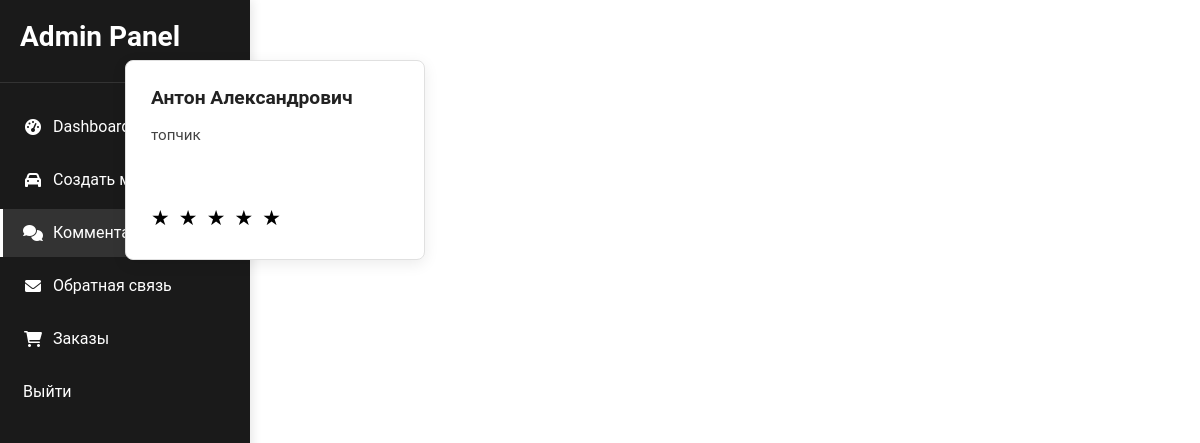
Before: /admin/comments with the older database file.
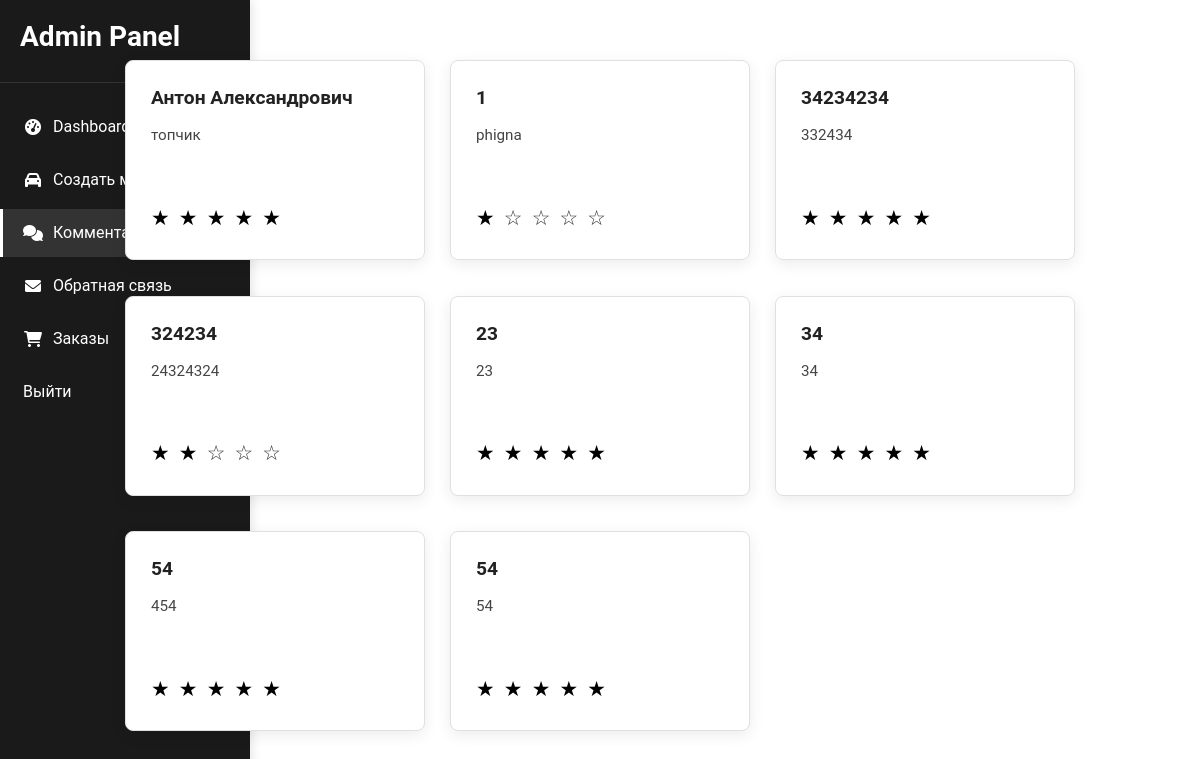
After: the same page with the newer database file.
### tables this page shows
CREATE TABLE reviews (
            id INTEGER PRIMARY KEY AUTOINCREMENT,
            name TEXT NOT NULL,
            comment TEXT NOT NULL,
            rating INTEGER NOT NULL CHECK (rating BETWEEN 1 AND 5),
            status TEXT DEFAULT 'pending' CHECK (status IN ('pending', 'approved', 'rejected')),
            created_at TIMESTAMP DEFAULT CURRENT_TIMESTAMP
        );

### app.py (the view)
@app.route('/admin/comments')
def admin_comments():
    conn = sqlite3.connect('Base/database.db')
    cursor = conn.cursor()
    cursor.execute("SELECT name, comment, rating FROM reviews")
    reviews = cursor.fetchall()
    conn.close()
    return render_template('admin_comments.html', reviews=reviews)

### templates/admin_comments.html (shortened to what this page needs)
{% extends "admin_pattern.html" %}
{% block content %}
<div class="reviews-container">
    {% for review in reviews %}
    <div class="review-card scroll-animate animate-from-bottom">
        <div>
            <h4>{{ review[0] }}</h4>
            <p>{{ review[1] }}</p>
        </div>
        <div class="stars">
            {% for i in range(5) %}
                {% if i < review[2] %}
                    <span class="filled">★</span>
                {% else %}
                    <span>☆</span>
                {% endif %}
            {% endfor %}
        </div>
    </div>
    {% endfor %}
</div>
{% endblock %}

### templates/admin_pattern.html (shortened to what this page needs)
<!DOCTYPE html>
<html lang="en">
<head>
    <link href="https://stackpath.bootstrapcdn.com/bootstrap/4.5.2/css/bootstrap.min.css" rel="stylesheet">
    <link rel="stylesheet" href="https://cdnjs.cloudflare.com/ajax/libs/font-awesome/6.0.0-beta3/css/all.min.css">
</head>
<body>
    <div class="admin-container">
        <div class="sidebar">
            <div class="sidebar-header">
                <h3>Admin Panel</h3>
            </div>
            <ul class="nav-menu">
                <li class="nav-item">
                    <a href="/admin" class="nav-link {% if request.path == '/admin' %}active{% endif %}">
                        <i class="fas fa-tachometer-alt"></i>
                        Dashboard
                    </a>
                </li>
                <li class="nav-item">
                    <a href="/admin/add" class="nav-link {% if request.path == '/admin/add' %}active{% endif %}">
                        <i class="fas fa-car"></i>
                        Создать машину
                    </a>
                </li>
                <li class="nav-item">
                    <a href="/admin/comments" class="nav-link {% if request.path == '/admin/comments' %}active{% endif %}">
                        <i class="fas fa-comments"></i>
                        Комментарии
                    </a>
                </li>
                <li class="nav-item">
                    <a href="/admin/contact" class="nav-link {% if request.path == '/admin/contact' %}active{% endif %}">
                        <i class="fas fa-envelope"></i>
                        Обратная связь
                    </a>
                </li>
                <li class="nav-item">
                    <a href="/admin/orders" class="nav-link {% if request.path == '/admin/orders' %}active{% endif %}">
                        <i class="fas fa-shopping-cart"></i>
                        Заказы
                    </a>
                </li>
                <li class="nav-item">
                    <a href="/" class="nav-link">
                        Выйти
                    </a>
                </li>
            </ul>
        </div>
    {% block content %}{% endblock %}
    </div>
</body>
</html>

### templates/admin_pattern.html (style rules this page uses)
body { margin: 0; padding: 0; font-family: 'Roboto', sans-serif; background-color: #ffffff; color: #1a1a1a; }
.admin-container { display: flex; min-height: 100vh; }
.sidebar { width: 250px; background-color: #1a1a1a; color: white; padding: 20px 0; height: 100vh; position: fixed; box-shadow: 2px 0 10px rgba(0, 0, 0, 0.1); }
.sidebar-header { padding: 0 20px 20px; border-bottom: 1px solid #333; margin-bottom: 20px; }
.sidebar-header h3 { color: white; font-weight: bold; }
.nav-menu { list-style: none; padding: 0; margin: 0; }
.nav-item { margin-bottom: 5px; }
.nav-link { display: flex; align-items: center; padding: 12px 20px; color: white; text-decoration: none; transition: all 0.3s; border-left: 3px solid transparent; }
.nav-link:hover, .nav-link.active { background-color: #333; border-left: 3px solid white; }
.nav-link i { margin-right: 10px; width: 20px; text-align: center; }

### templates/admin_comments.html (style rules this page uses)
.reviews-container { display: grid; grid-template-columns: repeat(auto-fill, minmax(300px, 1fr)); gap: 25px; max-width: 1200px; margin: 5% auto; padding: 0 20px; }
.review-card { background: #fff; border-radius: 8px; padding: 25px; box-shadow: 0 4px 15px rgba(0, 0, 0, 0.08); transition: transform 0.3s ease, box-shadow 0.3s ease; border: 1px solid #e0e0e0; height: 200px; display: flex; flex-direction: column; justify-content: space-between; overflow: hidden; }
.review-card h4 { margin: 0 0 15px 0; color: #222; font-size: 1.2em; font-weight: 600; }
.review-card p { color: #444; line-height: 1.5; margin: 0 0 15px 0; font-size: 0.95em; overflow: hidden; text-overflow: ellipsis; display: -webkit-box; -webkit-line-clamp: 3; -webkit-box-orient: vertical; }
.stars { color: #333; font-size: 1.3em; letter-spacing: 2px; margin-top: auto; }
.stars .filled { color: #000; }
.scroll-animate { opacity: 0; transition: opacity 0.6s ease, transform 0.6s ease; }
.animate-from-bottom { transform: translateY(30px); }

Changed rows visible on the page:
added reviews: name "1", comment "phigna", rating 1 (drawn)
added reviews: name "34234234", comment "332434", rating 5 (drawn)
added reviews: name "324234", comment "24324324", rating 2 (drawn)
added reviews: name "23", comment "23", rating 5 (drawn)
added reviews: name "34", comment "34", rating 5 (drawn)
added reviews: name "54", comment "454", rating 5 (drawn)
added reviews: name "54", comment "54", rating 5 (drawn)
